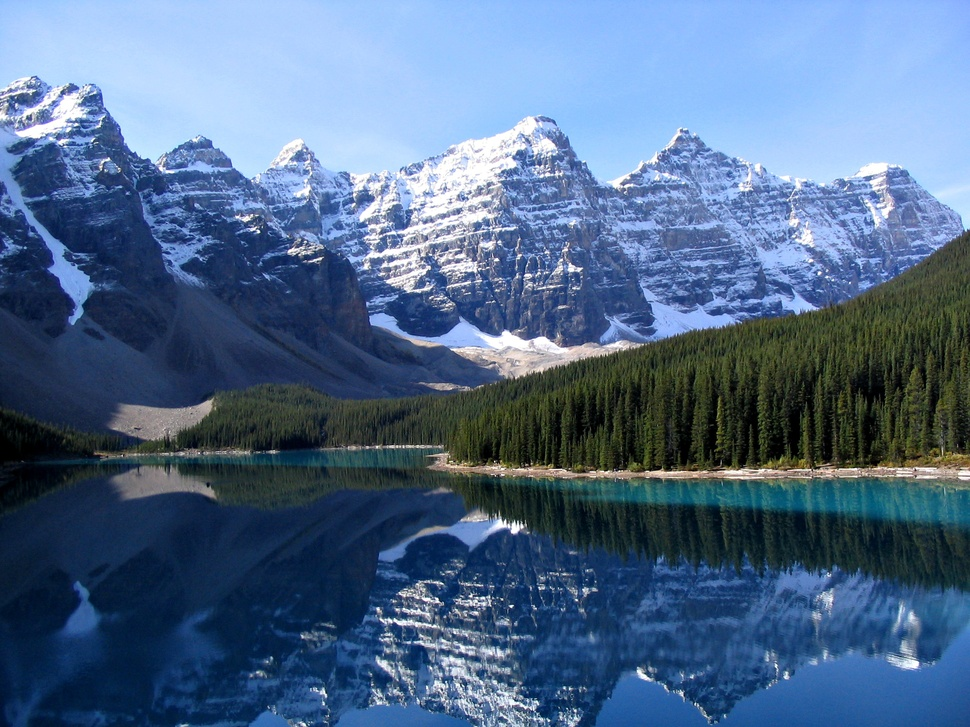
#> input picture imagen.jpg, 970 x 727 px, shrunk from 2048 x 1536 before the run
$ python convolution.py
#> lines starting #> are read from the running program, lines starting #| are printed output that depends on the picture; after the words box and inside, x2 and y2 are one past the last pixel; in counts of white or black regions, pixels touching at a corner belong together
"""
By Abhisek Jana
code taken from https://github.com/adeveloperdiary/blog/tree/master/Computer_Vision/Sobel_Edge_Detection
blog http://www.adeveloperdiary.com/data-science/computer-vision/how-to-implement-sobel-edge-detection-using-python-from-scratch/
"""

import numpy as np
import cv2
import matplotlib.pyplot as plt


def convolution(image, kernel, average=False, verbose=True):
    if len(image.shape) == 3:
        print("Found 3 Channels : {}".format(image.shape))
        image = cv2.cvtColor(image, cv2.COLOR_BGR2GRAY)
        print("Converted to Gray Channel. Size : {}".format(image.shape))
    else:
        print("Image Shape : {}".format(image.shape))

    print("Kernel Shape : {}".format(kernel.shape))

    if verbose:
        plt.imshow(image, cmap='gray')
        plt.title("Image")
        plt.show()

    image_row, image_col = image.shape
    kernel_row, kernel_col = kernel.shape

    output = np.zeros(image.shape)

    pad_height = int((kernel_row - 1) / 2)
    pad_width = int((kernel_col - 1) / 2)

    padded_image = np.zeros((image_row + (2 * pad_height), image_col + (2 * pad_width)))

    padded_image[pad_height:padded_image.shape[0] - pad_height, pad_width:padded_image.shape[1] - pad_width] = image

    if verbose:
        plt.imshow(padded_image, cmap='gray')
        plt.title("Padded Image")
        plt.show()

    for row in range(image_row):
        for col in range(image_col):
            output[row, col] = np.sum(kernel * padded_image[row:row + kernel_row, col:col + kernel_col])
            if average:
                output[row, col] /= kernel.shape[0] * kernel.shape[1]

    print("Output Image size : {}".format(output.shape))

    if verbose:
        plt.imshow(output, cmap='gray')
        plt.title("Output Image using {}X{} Kernel".format(kernel_row, kernel_col))
        plt.show()

    return output

imagen = cv2.imread('imagen.jpg', 0)
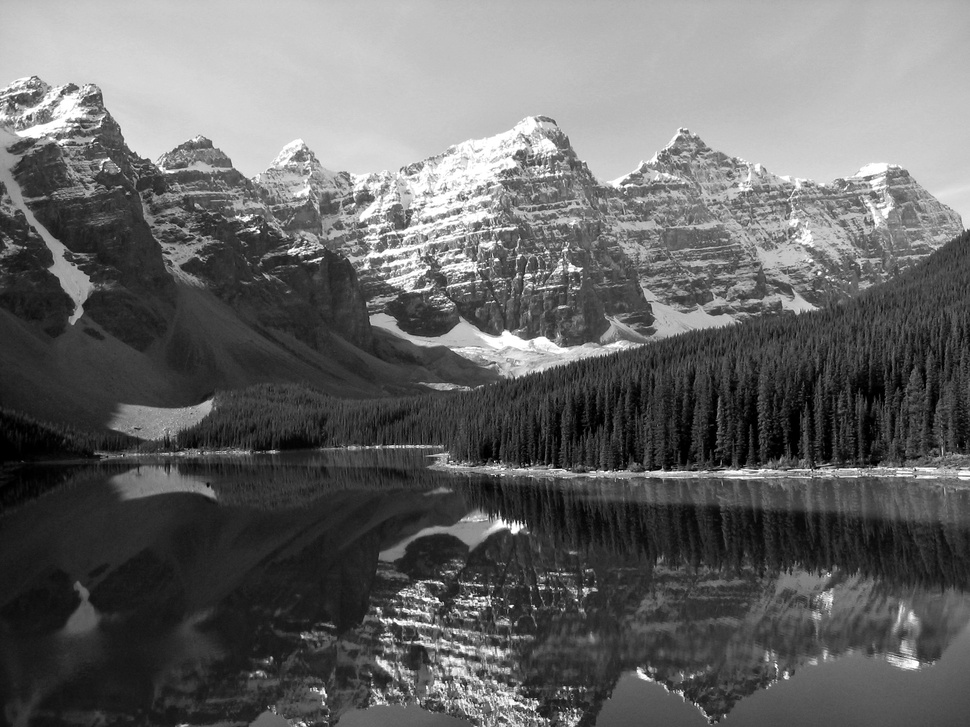
#> imagen: shape (727, 970); min 0, max 255, mean 101.7
kernel = np.ones((21,21))
kernel = np.array([[0,-1,0],[-1,5,-1],[0,-1,0]])
#kernel =[[0,-1,0],[-1,5,-1],[0,-1,0]]
resultado = convolution(imagen, kernel)
#| Image Shape : (727, 970)
#> in convolution, `padded_image[pad_height:padded_image.shape[0] - pad_height, pad_width:..`:
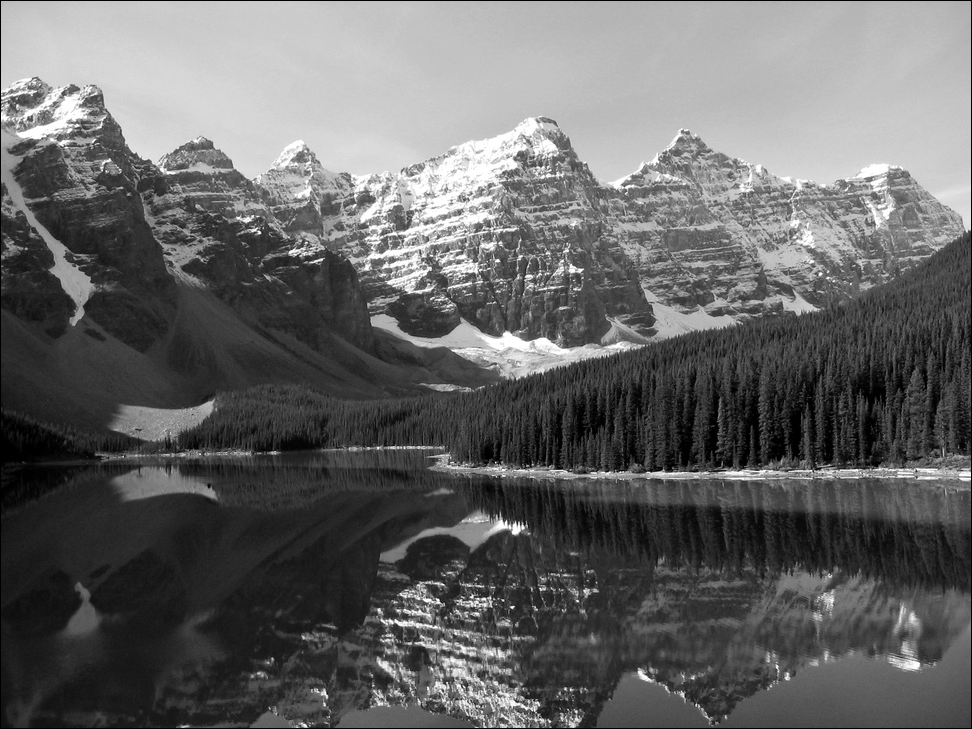
#> padded_image: shape (729, 972) float64; min 0, max 255, mean 101.2
#> after the loop in convolution, `for row in range(image_row):`:
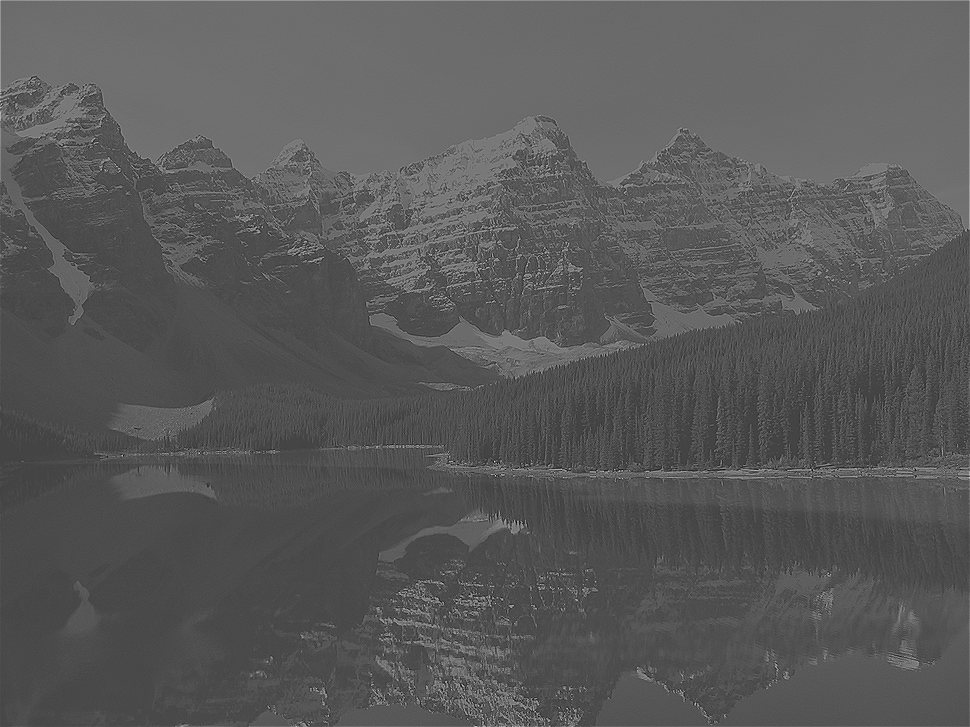
#> output: shape (727, 970) float64; min -331, max 905, mean 102.3; drawn with min black and max white
#| Output Image size : (727, 970)
cv2.imshow('image2', resultado)
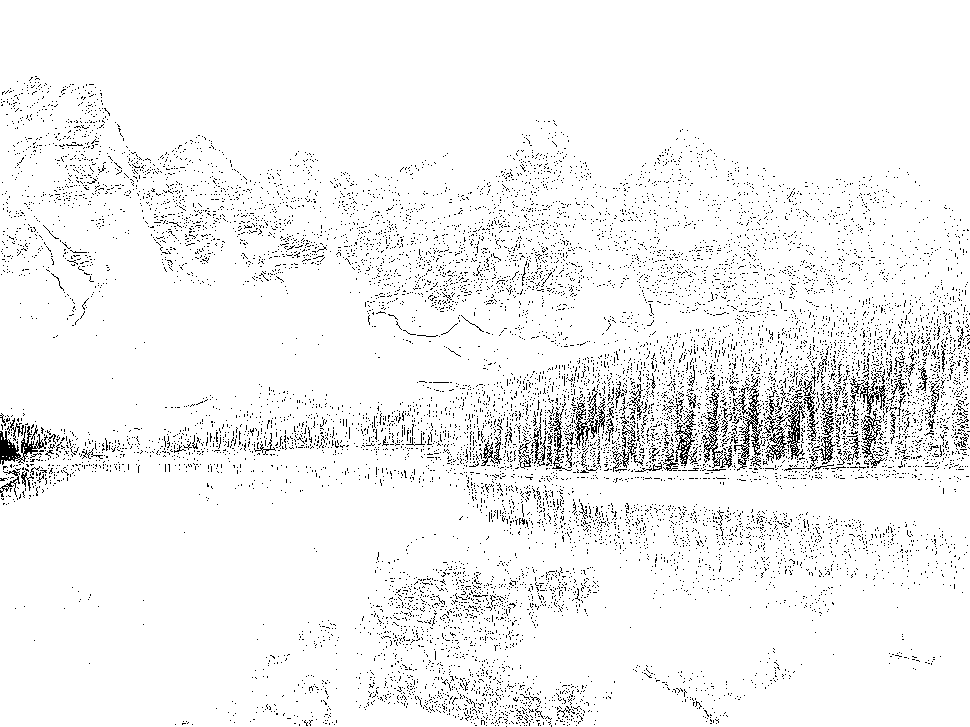
#> window 'image2': shape (727, 970); 95.1% white; black in thin lines or dots, all inside (x1, y1, x2, y2) = (0, 76, 970, 727)
cv2.waitKey(0)
cv2.imshow('image', imagen)
cv2.waitKey(0)
